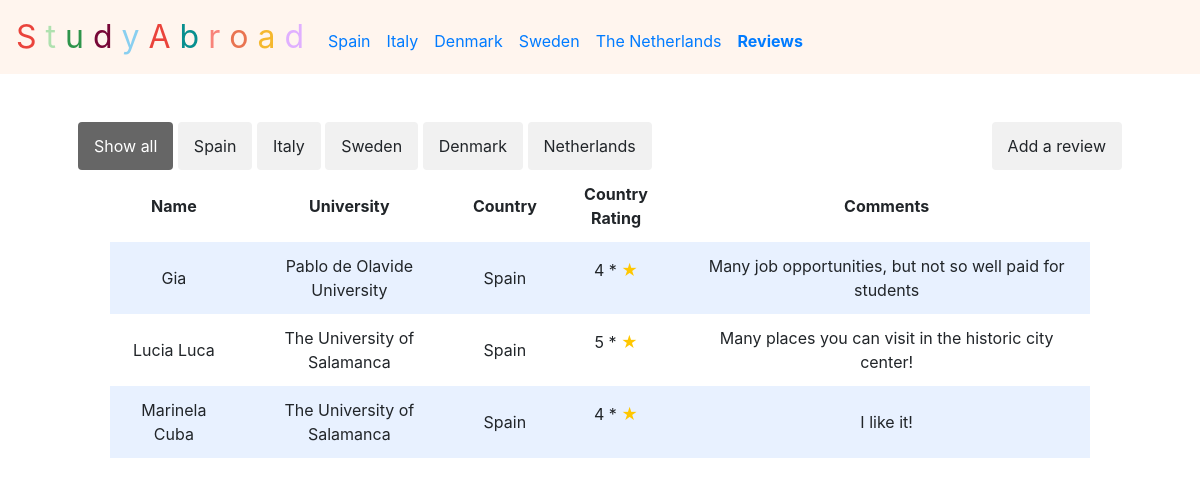
The page /rewSpain on the database its author committed.
### tables this page shows
CREATE TABLE 'rew' ('id' integer, 'name' text, 'university' text,'rating' text, 'comment' text, 'country' text);

### application.py (the view)
@app.route("/rewSpain")
def rewSpain():
    reviews = db.execute("SELECT * FROM rew")
    return render_template("rewSpain.html", reviews=reviews)

### application.py (called while the page is built)
@app.after_request
def after_request(response):
    response.headers["Cache-Control"] = "no-cache, no-store, must-revalidate"
    response.headers["Expires"] = 0
    response.headers["Pragma"] = "no-cache"
    return response

### templates/rewSpain.html (shortened to what this page needs)
{% extends "layout.html" %}
{% block main %}
<div class="myBtnContainer inline">
  <a href="/rewAll">
  <button class="btn active" onclick="filterSelection('all')">Show all</button>
  </a>
  <a href="rewSpain">
  <button class="btn" onclick="filterSelection('Spain')">Spain</button>
  </a>
  <a href="rewItaly">
  <button class="btn" onclick="filterSelection('Italy')">Italy</button>
  </a>
  <a href="rewSweden">
  <button class="btn" onclick="filterSelection('Sweden')">Sweden</button>
  </a>
  <a href="rewDenmark">
  <button class="btn" onclick="filterSelection('Denmark')">Denmark</button>
  </a>
  <a href="rewNetherlands">
  <button class="btn" onclick="filterSelection('Netherlands')">Netherlands</button>
  </a>
</div>
<div class="right inline">
  <a href="/addreview">
    <button type="button" class="btn btn-warning d-grid gap-2 d-md-flex justify-content-md-end">Add a review</button>
  </a>
</div>
<div class="section">
    <table>
      <thead>
          <tr>
              <th>Name</th>
              <th>University</th>
              <th>Country</th>
              <th>Country Rating</th>
              <th>Comments</th>
          </tr>
      </thead>
      <tbody>
          {% for review in reviews %}
              {% if review.country == 'Spain' %}
          <tr>
              <td>{{ review.name }}</td>
              <td>{{ review.university }}</td>
              <td>{{ review.country }}</td>
              <td>{{ review.rating }} * <p class="inline" style="color: #ffc700;">★</p></td>
              <td>{{ review.comment }}</td>
          </tr>
          {% endif %}
          {% endfor %}
      </tbody>
    </table>
    </div>
{% endblock %}

### static/styles.css (style rules this page uses)
.btn { border: none; outline: none; padding: 12px 16px; background-color: #f1f1f1; cursor: pointer; }
.btn.active { background-color: #666; color: white; }
.myBtnContainer { float: left; }
.right { float: right; }
.inline { display: inline-block; }
* { margin: 0; padding: 0; }
.section { padding-bottom: 1rem; padding-left: 2rem; padding-right: 2rem; padding-top: 0.5rem; width: 100%; }
table { background-color: transparent; margin-bottom: 1rem; width: 100%; }
table th, table td { padding: 0.75rem; vertical-align: middle; }
tbody tr:nth-of-type(odd) { background-color: rgb(179, 208, 255, 0.3) }

### rows shown on the page
rew: name "Gia", university "Pablo de Olavide University", country "Spain", rating "4", comment "Many job opportunities, but not so well paid for students"
rew: name "Lucia Luca", university "The University of Salamanca", country "Spain", rating "5", comment "Many places you can visit in the historic city center!"
rew: name "Marinela Cuba", university "The University of Salamanca", country "Spain", rating "4", comment "I like it!"
